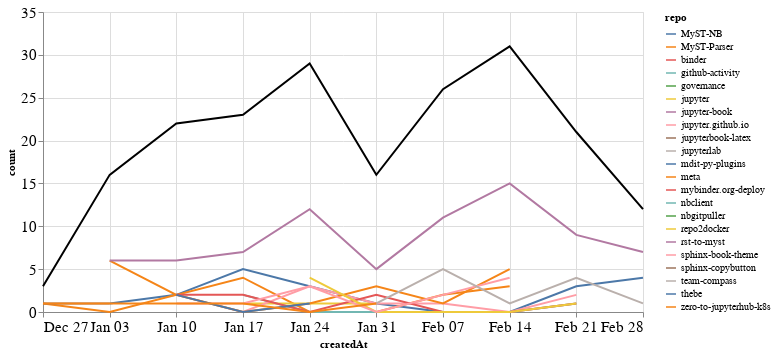

The notebook cell saved with this chart:
### Markdown cell above
### Comments

### Code cell
comments_time = comments.groupby('repo').resample('W', on='createdAt').count()['author'].reset_index()
comments_time = comments_time.rename(columns={'author': 'count'})
comments_time_total = comments_time.groupby('createdAt').agg({"count": "sum"}).reset_index()
ch1 = alt.Chart(comments_time, width=600).mark_line().encode(
    x='createdAt',
    y='count',
    color='repo',
    tooltip="repo"
)

ch2 = alt.Chart(comments_time_total, width=600).mark_line(color="black").encode(
    x='createdAt',
    y='count',
)

ch1 + ch2

### Figure 1 — Vega-Lite specification as saved in the notebook (floating-point values rounded to 4 significant figures)
{"config": {"axisLeft": {"labelFontSize": 15}, "axisBottom": {"labelFontSize": 15}}, "layer": [{"data": {"name": "data-5fb92e8bd530643a346ddefaa206b81d"}, "mark": "line", "encoding": {"color": {"type": "nominal", "field": "repo"}, "tooltip": {"type": "nominal", "field": "repo"}, "x": {"type": "temporal", "field": "createdAt"}, "y": {"type": "quantitative", "field": "count"}}, "width": 600}, {"data": {"name": "data-441349f68ad3d6a0e974fbcf5ef0666a"}, "mark": {"type": "line", "color": "black"}, "encoding": {"x": {"type": "temporal", "field": "createdAt"}, "y": {"type": "quantitative", "field": "count"}}, "width": 600}], "$schema": "https://vega.github.io/schema/vega-lite/v4.8.1.json", "datasets": {"data-5fb92e8bd530643a346ddefaa206b81d": [{"repo": "MyST-NB", "createdAt": "2021-01-03T00:00:00", "count": 1}, {"repo": "MyST-NB", "createdAt": "2021-01-10T00:00:00", "count": 2}, {"repo": "MyST-NB", "createdAt": "2021-01-17T00:00:00", "count": 5}, {"repo": "MyST-NB", "createdAt": "2021-01-24T00:00:00", "count": 3}, {"repo": "MyST-NB", "createdAt": "2021-01-31T00:00:00", "count": 1}, {"repo": "MyST-NB", "createdAt": "2021-02-07T00:00:00", "count": 0}, {"repo": "MyST-NB", "createdAt": "2021-02-14T00:00:00", "count": 0}, {"repo": "MyST-NB", "createdAt": "2021-02-21T00:00:00", "count": 3}, {"repo": "MyST-NB", "createdAt": "2021-02-28T00:00:00", "count": 4}, {"repo": "MyST-Parser", "createdAt": "2021-01-03T00:00:00", "count": 6}, {"repo": "MyST-Parser", "createdAt": "2021-01-10T00:00:00", "count": 2}, {"repo": "MyST-Parser", "createdAt": "2021-01-17T00:00:00", "count": 4}, {"repo": "MyST-Parser", "createdAt": "2021-01-24T00:00:00", "count": 0}, {"repo": "MyST-Parser", "createdAt": "2021-01-31T00:00:00", "count": 0}, {"repo": "MyST-Parser", "createdAt": "2021-02-07T00:00:00", "count": 2}, {"repo": "MyST-Parser", "createdAt": "2021-02-14T00:00:00", "count": 3}, {"repo": "binder", "createdAt": "2021-01-31T00:00:00", "count": 1}, {"repo": "github-activity", "createdAt": "2021-01-17T00:00:00", "count": 2}, {"repo": "github-activity", "createdAt": "2021-01-24T00:00:00", "count": 0}, {"repo": "github-activity", "createdAt": "2021-01-31T00:00:00", "count": 0}, {"repo": "github-activity", "createdAt": "2021-02-07T00:00:00", "count": 0}, {"repo": "github-activity", "createdAt": "2021-02-14T00:00:00", "count": 0}, {"repo": "github-activity", "createdAt": "2021-02-21T00:00:00", "count": 1}, {"repo": "governance", "createdAt": "2021-01-24T00:00:00", "count": 1}, {"repo": "jupyter", "createdAt": "2021-01-17T00:00:00", "count": 1}, {"repo": "jupyter", "createdAt": "2021-01-24T00:00:00", "count": 1}, {"repo": "jupyter", "createdAt": "2021-01-31T00:00:00", "count": 1}, {"repo": "jupyter-book", "createdAt": "2021-01-03T00:00:00", "count": 6}, {"repo": "jupyter-book", "createdAt": "2021-01-10T00:00:00", "count": 6}, {"repo": "jupyter-book", "createdAt": "2021-01-17T00:00:00", "count": 7}, {"repo": "jupyter-book", "createdAt": "2021-01-24T00:00:00", "count": 12}, {"repo": "jupyter-book", "createdAt": "2021-01-31T00:00:00", "count": 5}, {"repo": "jupyter-book", "createdAt": "2021-02-07T00:00:00", "count": 11}, {"repo": "jupyter-book", "createdAt": "2021-02-14T00:00:00", "count": 15}, {"repo": "jupyter-book", "createdAt": "2021-02-21T00:00:00", "count": 9}, {"repo": "jupyter-book", "createdAt": "2021-02-28T00:00:00", "count": 7}, {"repo": "jupyter.github.io", "createdAt": "2021-01-10T00:00:00", "count": 2}, {"repo": "jupyter.github.io", "createdAt": "2021-01-17T00:00:00", "count": 0}, {"repo": "jupyter.github.io", "createdAt": "2021-01-24T00:00:00", "count": 3}, {"repo": "jupyter.github.io", "createdAt": "2021-01-31T00:00:00", "count": 1}, {"repo": "jupyter.github.io", "createdAt": "2021-02-07T00:00:00", "count": 1}, {"repo": "jupyter.github.io", "createdAt": "2021-02-14T00:00:00", "count": 0}, {"repo": "jupyter.github.io", "createdAt": "2021-02-21T00:00:00", "count": 2}, {"repo": "jupyterbook-latex", "createdAt": "2021-02-07T00:00:00", "count": 2}, {"repo": "jupyterlab", "createdAt": "2021-02-07T00:00:00", "count": 1}, {"repo": "mdit-py-plugins", "createdAt": "2021-02-07T00:00:00", "count": 1}, {"repo": "meta", "createdAt": "2020-12-27T00:00:00", "count": 1}, {"repo": "meta", "createdAt": "2021-01-03T00:00:00", "count": 0}, {"repo": "meta", "createdAt": "2021-01-10T00:00:00", "count": 2}, {"repo": "meta", "createdAt": "2021-01-17T00:00:00", "count": 0}, {"repo": "meta", "createdAt": "2021-01-24T00:00:00", "count": 1}, {"repo": "meta", "createdAt": "2021-01-31T00:00:00", "count": 3}, {"repo": "meta", "createdAt": "2021-02-07T00:00:00", "count": 1}, {"repo": "meta", "createdAt": "2021-02-14T00:00:00", "count": 5}, {"repo": "mybinder.org-deploy", "createdAt": "2021-01-10T00:00:00", "count": 2}, {"repo": "mybinder.org-deploy", "createdAt": "2021-01-17T00:00:00", "count": 2}, {"repo": "mybinder.org-deploy", "createdAt": "2021-01-24T00:00:00", "count": 0}, {"repo": "mybinder.org-deploy", "createdAt": "2021-01-31T00:00:00", "count": 2}, {"repo": "mybinder.org-deploy", "createdAt": "2021-02-07T00:00:00", "count": 0}, {"repo": "mybinder.org-deploy", "createdAt": "2021-02-14T00:00:00", "count": 0}, {"repo": "mybinder.org-deploy", "createdAt": "2021-02-21T00:00:00", "count": 1}, {"repo": "nbclient", "createdAt": "2021-02-14T00:00:00", "count": 3}, {"repo": "nbgitpuller", "createdAt": "2021-01-10T00:00:00", "count": 2}, {"repo": "repo2docker", "createdAt": "2021-01-24T00:00:00", "count": 4}, {"repo": "repo2docker", "createdAt": "2021-01-31T00:00:00", "count": 0}, {"repo": "repo2docker", "createdAt": "2021-02-07T00:00:00", "count": 0}, {"repo": "repo2docker", "createdAt": "2021-02-14T00:00:00", "count": 0}, {"repo": "repo2docker", "createdAt": "2021-02-21T00:00:00", "count": 1}, {"repo": "rst-to-myst", "createdAt": "2021-01-03T00:00:00", "count": 1}, {"repo": "sphinx-book-theme", "createdAt": "2021-01-10T00:00:00", "count": 1}, {"repo": "sphinx-book-theme", "createdAt": "2021-01-17T00:00:00", "count": 1}, {"repo": "sphinx-book-theme", "createdAt": "2021-01-24T00:00:00", "count": 3}, {"repo": "sphinx-book-theme", "createdAt": "2021-01-31T00:00:00", "count": 0}, {"repo": "sphinx-book-theme", "createdAt": "2021-02-07T00:00:00", "count": 2}, {"repo": "sphinx-book-theme", "createdAt": "2021-02-14T00:00:00", "count": 4}, {"repo": "sphinx-copybutton", "createdAt": "2020-12-27T00:00:00", "count": 1}, {"repo": "sphinx-copybutton", "createdAt": "2021-01-03T00:00:00", "count": 1}, {"repo": "team-compass", "createdAt": "2021-01-31T00:00:00", "count": 1}, {"repo": "team-compass", "createdAt": "2021-02-07T00:00:00", "count": 5}, {"repo": "team-compass", "createdAt": "2021-02-14T00:00:00", "count": 1}, {"repo": "team-compass", "createdAt": "2021-02-21T00:00:00", "count": 4}, {"repo": "team-compass", "createdAt": "2021-02-28T00:00:00", "count": 1}, {"repo": "thebe", "createdAt": "2021-01-10T00:00:00", "count": 2}, {"repo": "thebe", "createdAt": "2021-01-17T00:00:00", "count": 0}, {"repo": "thebe", "createdAt": "2021-01-24T00:00:00", "count": 1}, {"repo": "zero-to-jupyterhub-k8s", "createdAt": "2020-12-27T00:00:00", "count": 1}, {"repo": "zero-to-jupyterhub-k8s", "createdAt": "2021-01-03T00:00:00", "count": 1}, {"repo": "zero-to-jupyterhub-k8s", "createdAt": "2021-01-10T00:00:00", "count": 1}, {"repo": "zero-to-jupyterhub-k8s", "createdAt": "2021-01-17T00:00:00", "count": 1}, {"repo": "zero-to-jupyterhub-k8s", "createdAt": "2021-01-24T00:00:00", "count": 0}, {"repo": "zero-to-jupyterhub-k8s", "createdAt": "2021-01-31T00:00:00", "count": 1}], "data-441349f68ad3d6a0e974fbcf5ef0666a": [{"createdAt": "2020-12-27T00:00:00", "count": 3}, {"createdAt": "2021-01-03T00:00:00", "count": 16}, {"createdAt": "2021-01-10T00:00:00", "count": 22}, {"createdAt": "2021-01-17T00:00:00", "count": 23}, {"createdAt": "2021-01-24T00:00:00", "count": 29}, {"createdAt": "2021-01-31T00:00:00", "count": 16}, {"createdAt": "2021-02-07T00:00:00", "count": 26}, {"createdAt": "2021-02-14T00:00:00", "count": 31}, {"createdAt": "2021-02-21T00:00:00", "count": 21}, {"createdAt": "2021-02-28T00:00:00", "count": 12}]}}
